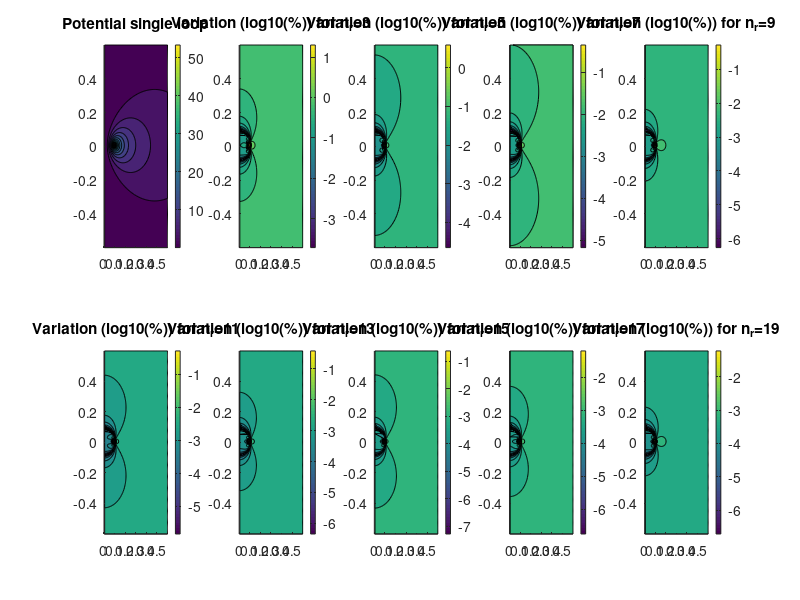

Reproduce this figure in MATLAB.
%% Convergence
clear all

%% Parameters
% Physics
N        = 200;
I        = 5;

% Geometry
RminD    = 0.0805;  % Minimum coil radius
RmaxD    = 0.1115;  % Maximum coil radius
ZminD    = -0.0075; % Minimum coil height
ZmaxD    = +0.0205; % Maximum coil height

% Domain
[r,z]    = meshgrid(linspace(0,0.6,100),linspace(-0.6,0.6,200));

% Meshing
nr       = 10;
nz       = nr;

%% Computations
figure
for nr = 1:2:20
    nz = nr;
    % Cylindrical thread vector potential
    if nr > 1
        phi0     = phi;
    end
    phi      = zeros(size(r));
    for i = 1:nr
        for j = 1:nz
            ra    = RminD + (RmaxD-RminD)/nr * (1/2 + i-1);
            za    = ZminD + (ZmaxD-ZminD)/nz * (1/2 + j-1);
            k     = sqrt(4 * ra * r ./ ((ra+r).^2 + (z-za).^2));
            [K,E] = ellipke(k.^2);
            phi   = phi + N*I*sqrt(ra.*r)./(pi*k*nr*nz) .* ((1-k.^2/2).*K - E);
        end
    end
    
    %% Represent
    subplot(2,5,(nr-1)/2+1)
    hold on
    if nr == 1
        contourf(r,z,phi,20)
        title('Potential single loop')
    else
        contourf(r,z,log10(abs((phi-phi0)./phi0)*100),20)
        title(['Variation (log10(%)) for n_r=',num2str(nr)])
    end
    colorbar
    plot([RminD,RmaxD,RmaxD,RminD,RminD],[ZminD,ZminD,ZmaxD,ZmaxD,ZminD],'k-','linewidth',1)
end